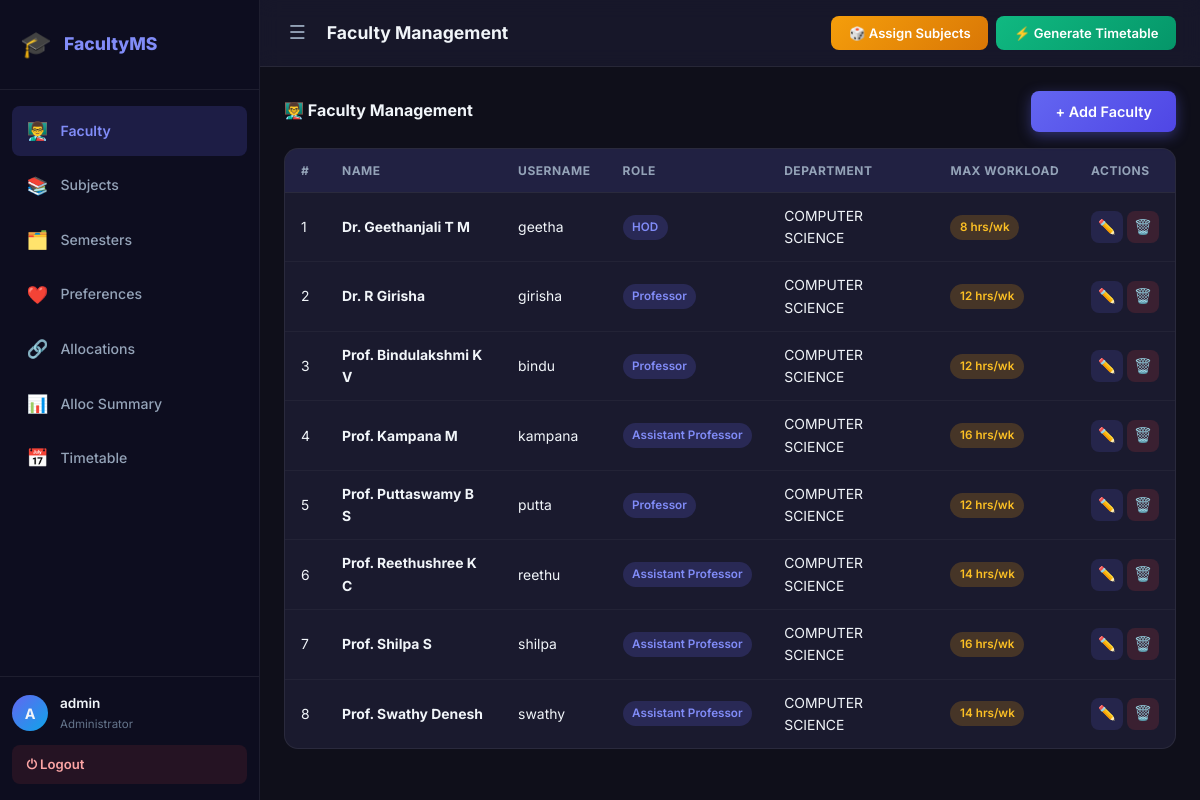
Page /admin (signed in) on the committed database.
### tables this page shows
CREATE TABLE faculty (
            id INTEGER PRIMARY KEY AUTOINCREMENT,
            name TEXT NOT NULL,
            email TEXT UNIQUE NOT NULL,
            password TEXT NOT NULL,
            role TEXT NOT NULL CHECK(role IN ("HOD","Professor","Assistant Professor")),
            department TEXT NOT NULL,
            max_workload INTEGER NOT NULL
        );

### app.py (the view)
@app.route('/admin')
@admin_required
def admin_dashboard():
    semesters = get_semesters()
    conn = get_db()
    faculty_list = conn.execute("SELECT * FROM faculty ORDER BY name").fetchall()
    subjects     = conn.execute("SELECT * FROM subject ORDER BY semester, name").fetchall()
    prefs = conn.execute("""
        SELECT fp.id, f.name AS faculty_name, s.name AS subject_name, s.is_lab, s.semester
        FROM faculty_preference fp
        JOIN faculty f ON fp.faculty_id = f.id
        JOIN subject s ON fp.subject_id = s.id
        ORDER BY f.name
    """).fetchall()
    allocations = conn.execute("""
        SELECT a.id, f.name AS faculty_name, f.id AS faculty_id, s.name AS subject_name, s.semester,
               f.role, f.max_workload, s.hours_per_week, s.is_lab, a.batch_no
        FROM allocation a
        JOIN faculty f ON a.faculty_id = f.id
        JOIN subject s ON a.subject_id = s.id
        ORDER BY f.name, s.semester, s.name
    """).fetchall()
    alloc_summary = {}
    for a in allocations:
        fid = a['faculty_id']
        if fid not in alloc_summary:
            alloc_summary[fid] = {
                'name': a['faculty_name'],
                'role': a['role'],
                'subjects': []
            }
        alloc_summary[fid]['subjects'].append({
            'name': a['subject_name'],
            'semester': a['semester'],
            'is_lab': a['is_lab'],
            'hours_per_week': a['hours_per_week'],
            'batch_no': a['batch_no']
        })
    conn.close()
    return render_template('admin_dashboard.html',
                           faculty_list=faculty_list,
                           subjects=subjects,
                           prefs=prefs,
                           allocations=allocations,
                           alloc_summary=alloc_summary,
                           workload_limits=WORKLOAD_LIMITS,
                           lab_batches=LAB_BATCHES,
                           semesters=semesters)

### app.py (called while the page is built)
def get_semesters():
    conn = get_db()
    rows = conn.execute("SELECT number FROM semester ORDER BY number").fetchall()
    conn.close()
    return [r['number'] for r in rows] if rows else [2, 4, 6]

def get_db():
    conn = sqlite3.connect(DATABASE, timeout=10)
    conn.row_factory = sqlite3.Row
    conn.execute("PRAGMA foreign_keys = ON")
    return conn

def admin_required(f):
    @wraps(f)
    def decorated(*args, **kwargs):
        if session.get('role') != 'admin':
            flash('Please login as Admin.', 'error')
            return redirect(url_for('login'))
        return f(*args, **kwargs)
    return decorated

### templates/admin_dashboard.html (shortened to what this page needs)
<!DOCTYPE html>
<html lang="en">
<head>
  <link rel="stylesheet" href="{{ url_for('static', filename='style.css') }}"/>
</head>
<body class="dashboard-page">
  <aside class="sidebar" id="sidebar">
    <div class="sidebar-brand">
      <span class="brand-icon">🎓</span>
      <span class="brand-text">FacultyMS</span>
    </div>
    <nav class="sidebar-nav">
      <a href="#faculty-section" class="nav-link active" onclick="showSection('faculty-section',this)">
        <span class="nav-icon">👨‍🏫</span> Faculty
      </a>
      <a href="#subjects-section" class="nav-link" onclick="showSection('subjects-section',this)">
        <span class="nav-icon">📚</span> Subjects
      </a>
      <a href="#semester-section" class="nav-link" onclick="showSection('semester-section',this)">
        <span class="nav-icon">🗂️</span> Semesters
      </a>
      <a href="#prefs-section" class="nav-link" onclick="showSection('prefs-section',this)">
        <span class="nav-icon">❤️</span> Preferences
      </a>
      <a href="#alloc-section" class="nav-link" onclick="showSection('alloc-section',this)">
        <span class="nav-icon">🔗</span> Allocations
      </a>
      <a href="#summary-section" class="nav-link" onclick="showSection('summary-section',this)">
        <span class="nav-icon">📊</span> Alloc Summary
      </a>
      <a href="{{ url_for('view_timetable') }}" class="nav-link">
        <span class="nav-icon">📅</span> Timetable
      </a>
    </nav>
    <div class="sidebar-footer">
      <div class="user-badge">
        <span class="user-avatar">A</span>
        <div>
          <p class="user-name">{{ session.username }}</p>
          <p class="user-role">Administrator</p>
        </div>
      </div>
      <a href="{{ url_for('logout') }}" class="logout-btn">⏻ Logout</a>
    </div>
  </aside>
  <main class="main-content">
    <header class="topbar">
      <button class="menu-toggle" onclick="document.getElementById('sidebar').classList.toggle('collapsed')">☰</button>
      <h2 class="page-title" id="pageTitle">Faculty Management</h2>
      <div class="topbar-actions">
        <button type="button" class="btn-action btn-assign" onclick="openConfirm('assign')">
          🎲 Assign Subjects
        </button>
        <button type="button" class="btn-action btn-generate" onclick="openConfirm('generate')">
          ⚡ Generate Timetable
        </button>
      </div>
    </header>
    <section id="faculty-section" class="content-section active-section">
      <div class="section-header">
        <h3>👨‍🏫 Faculty Management</h3>
        <button class="btn-primary" onclick="openModal('addFacultyModal')">+ Add Faculty</button>
      </div>
      <div class="card table-card">
        <table class="data-table" id="facultyTable">
          <thead>
            <tr>
              <th>#</th><th>Name</th><th>Username</th><th>Role</th>
              <th>Department</th><th>Max Workload</th><th>Actions</th>
            </tr>
          </thead>
          <tbody>
            {% for f in faculty_list %}
            <tr>
              <td>{{ loop.index }}</td>
              <td><strong>{{ f.name }}</strong></td>
              <td>{{ f.email }}</td>
              <td><span class="badge badge-role">{{ f.role }}</span></td>
              <td>{{ f.department }}</td>
              <td><span class="badge badge-hours">{{ f.max_workload }} hrs/wk</span></td>
              <td class="actions-cell">
                <button class="btn-icon btn-edit" onclick='openEditFaculty({{ f.id }}, "{{ f.name }}", "{{ f.email }}", "{{ f.role }}", "{{ f.department }}")' title="Edit">✏️</button>
                <form method="POST" action="{{ url_for('delete_faculty', fid=f.id) }}" style="display:inline" onsubmit="return confirm('Delete this faculty member?')">
                  <button type="submit" class="btn-icon btn-delete" title="Delete">🗑️</button>
                </form>
              </td>
            </tr>
            {% else %}
            <tr><td colspan="7" class="empty-row">No faculty records found.</td></tr>
            {% endfor %}
          </tbody>
        </table>
      </div>
    </section>
  </main>
</body>
</html>

### rows in the picture
faculty: name "Dr. Geethanjali T M", email "geetha", role "HOD", department "COMPUTER SCIENCE", max_workload "8"
faculty: name "Dr. R Girisha", email "girisha", role "Professor", department "COMPUTER SCIENCE", max_workload "12"
faculty: name "Prof. Bindulakshmi K V", email "bindu", role "Professor", department "COMPUTER SCIENCE", max_workload "12"
faculty: name "Prof. Kampana M", email "kampana", role "Assistant Professor", department "COMPUTER SCIENCE", max_workload "16"
faculty: name "Prof. Puttaswamy B S", email "putta", role "Professor", department "COMPUTER SCIENCE", max_workload "12"
faculty: name "Prof. Reethushree K C", email "reethu", role "Assistant Professor", department "COMPUTER SCIENCE", max_workload "14"
faculty: name "Prof. Shilpa S", email "shilpa", role "Assistant Professor", department "COMPUTER SCIENCE", max_workload "16"
faculty: name "Prof. Swathy Denesh", email "swathy", role "Assistant Professor", department "COMPUTER SCIENCE", max_workload "14"

### other values in the picture
{{ session.username }} "admin"
